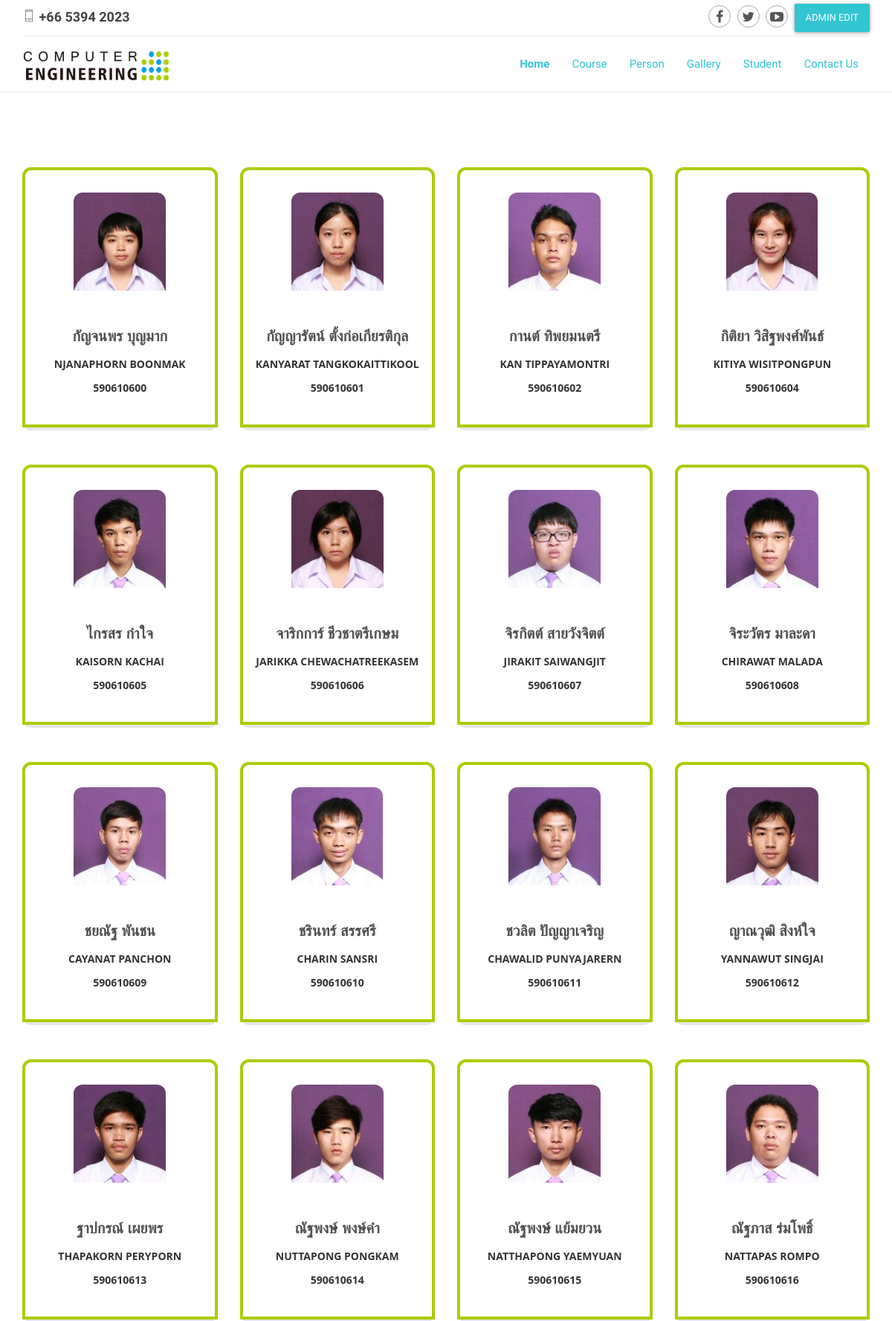
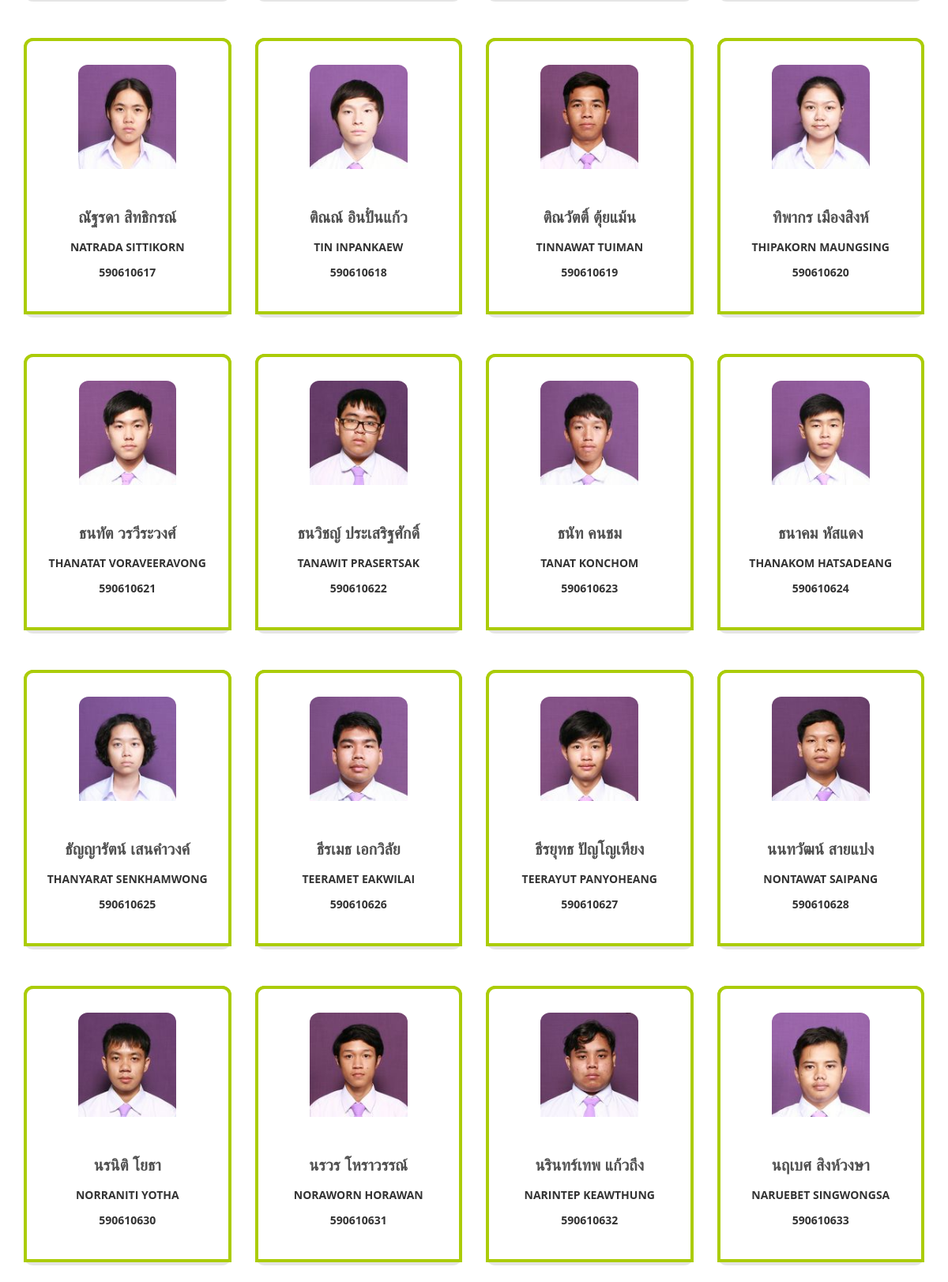
Screenshot of /advancedShowstudent1.php (upper part) with the database file from the repository (2 pictures, top to bottom).
### tables this page shows
CREATE TABLE `student1` (
  `id` int(11) NOT NULL,
  `name_ENG` varchar(12) NOT NULL,
  `surname_ENG` varchar(19) NOT NULL,
  `name_TH` varchar(12) NOT NULL,
  `surname_TH` varchar(17) NOT NULL,
  `nick_name` varchar(8) NOT NULL,
  `student_ID` varchar(9) NOT NULL,
  `advisor` varchar(28) NOT NULL,
  `garduate` varchar(50) NOT NULL,
  `entrance` varchar(14) NOT NULL,
  `email` varchar(34) NOT NULL,
  `cpe_group` int(2) NOT NULL,
  `img` text NOT NULL
);

### advancedShowstudent1.php (the view, shortened to what this page needs)
<?php require_once("header.php"); ?>
<?php
	$servername = "localhost";
	$username = "root";
	$password = "";
	$dbname = "database";
	$conn = new mysqli($servername, $username, $password,$dbname);
	mysqli_set_charset($conn, "utf8");
	$sql = "SELECT * FROM student1";
	$result = $conn->query($sql);
?>
     <section class="mainContent full-width clearfix">
          <div class="container">
                <div class="row">
                	<?php while($row = $result->fetch_assoc()): ?>
					<div class="col-sm-6 col-md-3 margin20 ">
						<div class="box bg-color-9">
							<div class="box-img border-color-9 text-center">
								<div class="gallery"><a  href="studentprofile1.php?id=<?=$row["id"]?>">
									<img  src=<?=$row["img"]?> alt="image" class="img-responsive">
								</div>
								<div class="box-info">
									<br>
									<br>
									<h4><a href="studentprofile1.php?id=<?=$row["id"]?>"><?=$row["name_TH"]?> <?=$row["surname_TH"]?></a></h4>
									<h5><a href="studentprofile1.php?id=<?=$row["id"]?>"><?=$row["name_ENG"]?> <?=$row["surname_ENG"]?></a></h5>
									<h5><a href="studentprofile1.php?id=<?=$row["id"]?>"><?=$row["student_ID"]?> </a></h5>
								</div>
							</div>
						</div>
					</div>
				<?php endwhile; ?>
				</div>
		  </div>
    </section>
<?php require_once("footer.php"); ?>

### css/medical.css (style rules this page uses)
body { -webkit-font-smoothing: antialiased; -webkit-text-size-adjust: 100%; -ms-text-size-adjust: 100%; font-family: "Source Sans Pro", sans-serif; color: #424242; font-size: 14px; font-weight: 400; line-height: 24px; background-color: #fff; }
*, *:before, *:after { -webkit-box-sizing: border-box; -moz-box-sizing: border-box; box-sizing: border-box; }
a { color: #333; -moz-transition: all 200ms ease-in; -o-transition: all 200ms ease-in; -webkit-transition: all 200ms ease-in; transition: all 200ms ease-in; }
h1, h2, h3, h4, h5, h6 { color: #060606; font-weight: 700; margin: 0; }
h4 { font-size: 1.4em; font-weight: 700; letter-spacing: normal; line-height: 27px; margin: 0 0 14px 0; }
h5 { font-size: 1em; font-weight: 700; letter-spacing: normal; line-height: 18px; margin: 0 0 14px 0; }
.margin20 { margin-bottom: 20px; }
.gallery { position: relative; overflow: hidden; }

### rows the page displays
student1: img (picture), name_TH "กัญจนพร", surname_TH "บุญมาก", name_ENG "NJANAPHORN", surname_ENG "BOONMAK", student_ID "590610600"
student1: img (picture), name_TH "กัญญารัตน์", surname_TH "ตั้งก่อเกียรติกุล", name_ENG "KANYARAT", surname_ENG "TANGKOKAITTIKOOL", student_ID "590610601"
student1: img (picture), name_TH "กานต์", surname_TH "ทิพยมนตรี", name_ENG "KAN", surname_ENG "TIPPAYAMONTRI", student_ID "590610602"
student1: img (picture), name_TH "กิติยา", surname_TH "วิสิฐพงศ์พันธ์", name_ENG "KITIYA", surname_ENG "WISITPONGPUN", student_ID "590610604"
student1: img (picture), name_TH "ไกรสร", surname_TH "ก๋าใจ", name_ENG "KAISORN", surname_ENG "KACHAI", student_ID "590610605"
student1: img (picture), name_TH "จาริกการ์", surname_TH "ชีวชาตรีเกษม", name_ENG "JARIKKA", surname_ENG "CHEWACHATREEKASEM", student_ID "590610606"
student1: img (picture), name_TH "จิรกิตต์", surname_TH "สายวังจิตต์", name_ENG "JIRAKIT", surname_ENG "SAIWANGJIT", student_ID "590610607"
student1: img (picture), name_TH "จิระวัตร", surname_TH "มาละดา", name_ENG "CHIRAWAT", surname_ENG "MALADA", student_ID "590610608"
student1: img (picture), name_TH "ชยณัฐ", surname_TH "พันชน", name_ENG "CAYANAT", surname_ENG "PANCHON", student_ID "590610609"
student1: img (picture), name_TH "ชรินทร์", surname_TH "สรรศรี", name_ENG "CHARIN", surname_ENG "SANSRI", student_ID "590610610"
student1: img (picture), name_TH "ชวลิต", surname_TH "ปัญญาเจริญ", name_ENG "CHAWALID", surname_ENG "PUNYAJARERN", student_ID "590610611"
student1: img (picture), name_TH "ญาณวุฒิ", surname_TH "สิงห์ใจ", name_ENG "YANNAWUT", surname_ENG "SINGJAI", student_ID "590610612"
student1: img (picture), name_TH "ฐาปกรณ์", surname_TH "เผยพร", name_ENG "THAPAKORN", surname_ENG "PERYPORN", student_ID "590610613"
student1: img (picture), name_TH "ณัฐพงษ์", surname_TH "พงษ์คำ", name_ENG "NUTTAPONG", surname_ENG "PONGKAM", student_ID "590610614"
student1: img (picture), name_TH "ณัฐพงษ์", surname_TH "แย้มยวน", name_ENG "NATTHAPONG", surname_ENG "YAEMYUAN", student_ID "590610615"
student1: img (picture), name_TH "ณัฐภาส", surname_TH "ร่มโพธิ์", name_ENG "NATTAPAS", surname_ENG "ROMPO", student_ID "590610616"
student1: img (picture), name_TH "ณัฐรดา", surname_TH "สิทธิกรณ์", name_ENG "NATRADA", surname_ENG "SITTIKORN", student_ID "590610617"
student1: img (picture), name_TH "ติณณ์", surname_TH "อินปั๋นแก้ว", name_ENG "TIN", surname_ENG "INPANKAEW", student_ID "590610618"
student1: img (picture), name_TH "ติณวัตติ์", surname_TH "ตุ้ยแม้น", name_ENG "TINNAWAT", surname_ENG "TUIMAN", student_ID "590610619"
student1: img (picture), name_TH "ทิพากร", surname_TH "เมืองสิงห์", name_ENG "THIPAKORN", surname_ENG "MAUNGSING", student_ID "590610620"
student1: img (picture), name_TH "ธนทัต", surname_TH "วรวีระวงศ์", name_ENG "THANATAT", surname_ENG "VORAVEERAVONG", student_ID "590610621"
student1: img (picture), name_TH "ธนวิชญ์", surname_TH "ประเสริฐศักดิ์", name_ENG "TANAWIT", surname_ENG "PRASERTSAK", student_ID "590610622"
student1: img (picture), name_TH "ธนัท", surname_TH "คนชม", name_ENG "TANAT", surname_ENG "KONCHOM", student_ID "590610623"
student1: img (picture), name_TH "ธนาคม", surname_TH "หัสแดง", name_ENG "THANAKOM", surname_ENG "HATSADEANG", student_ID "590610624"
student1: img (picture), name_TH "ธัญญารัตน์", surname_TH "เสนคำวงค์", name_ENG "THANYARAT", surname_ENG "SENKHAMWONG", student_ID "590610625"
student1: img (picture), name_TH "ธีรเมธ", surname_TH "เอกวิลัย", name_ENG "TEERAMET", surname_ENG "EAKWILAI", student_ID "590610626"
student1: img (picture), name_TH "ธีรยุทธ", surname_TH "ปัญโญเหียง", name_ENG "TEERAYUT", surname_ENG "PANYOHEANG", student_ID "590610627"
student1: img (picture), name_TH "นนทวัฒน์", surname_TH "สายแปง", name_ENG "NONTAWAT", surname_ENG "SAIPANG", student_ID "590610628"
student1: img (picture), name_TH "นรนิติ", surname_TH "โยธา", name_ENG "NORRANITI", surname_ENG "YOTHA", student_ID "590610630"
student1: img (picture), name_TH "นรวร", surname_TH "โหราวรรณ์", name_ENG "NORAWORN", surname_ENG "HORAWAN", student_ID "590610631"
student1: img (picture), name_TH "นรินทร์เทพ", surname_TH "แก้วถึง", name_ENG "NARINTEP", surname_ENG "KEAWTHUNG", student_ID "590610632"
student1: img (picture), name_TH "นฤเบศ", surname_TH "สิงห์วงษา", name_ENG "NARUEBET", surname_ENG "SINGWONGSA", student_ID "590610633"
